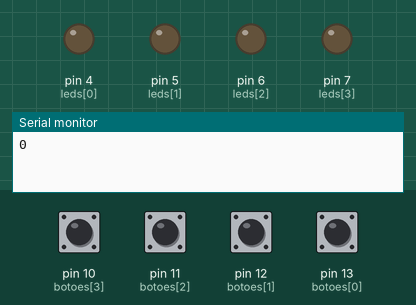
The program below on a simulated Arduino Uno, built with avr-gcc and run on an emulated ATmega328P. Shown: output pins drawn as LEDs (lit = HIGH), the last lines printed to the serial monitor. The inputs (shaded band) are chosen by the test bench; at power-on: pin 10 (botoes[3]), pin 11 (botoes[2]), pin 12 (botoes[1]), pin 13 (botoes[0]) LOW. Random numbers use the default seed unless the program sets one.

Above: at 2.0 s.
2.1 s: pin 13 (botoes[0]) pulled HIGH for 0.15 s
At 2.7 s:
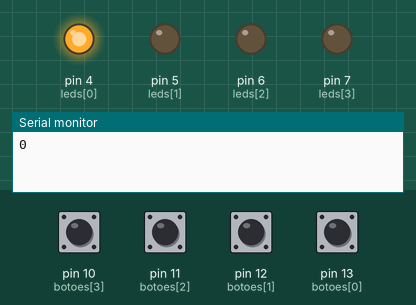
At 4.65 s:
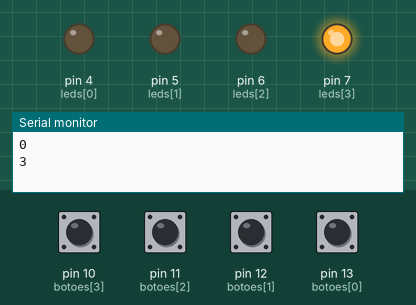
5.2 s: pin 10 (botoes[3]) pulled HIGH for 0.15 s
At 8.3 s:
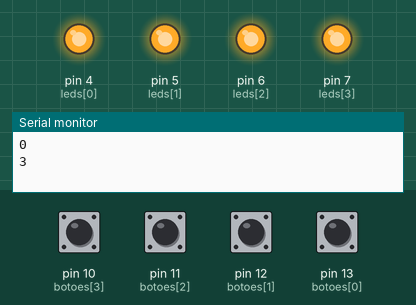
Timing chart, 0 to 12.3 s (numbered marks = the images above; inputs shaded):
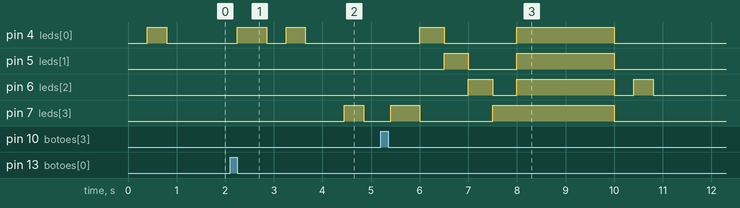

The program:

main.cpp
```cpp
#include <Arduino.h>

int leds[4] = {4,5,6,7};
int botoes[4] = {13,12,11,10};

int sequencia[100] = {};

int rodadaAtual = 0;
int passoAtual = 0;

int botaoPress = 0;
boolean perdeu = false;

void reproduzirSequencia(){
  int i = 0;
  while(i < rodadaAtual){
    delay(400);
    digitalWrite(leds[sequencia[i]],HIGH);
    delay(400);
    digitalWrite(leds[sequencia[i]],LOW);
    delay(400);

    i++;
  }

}

void proximaRodada(){
  int numero = random(0,4);
  sequencia[rodadaAtual] = numero;
  Serial.println(sequencia[rodadaAtual]);
  rodadaAtual = rodadaAtual + 1;
}

void gameOver(){

  int i = 0;
  while(i < 4){
    digitalWrite(leds[i], HIGH);
    delay(500);
    digitalWrite(leds[i], LOW);
    i++;
  }

  digitalWrite(leds[0], HIGH);
  digitalWrite(leds[1], HIGH);
  digitalWrite(leds[2], HIGH);
  digitalWrite(leds[3], HIGH);
  delay(2000);
  digitalWrite(leds[0], LOW);
  digitalWrite(leds[1], LOW);
  digitalWrite(leds[2], LOW);
  digitalWrite(leds[3], LOW);

  sequencia[100] = {};
  rodadaAtual = 0;
  passoAtual = 0;
  perdeu = true;
}

int verificaBotao(){
  int i = 0;
  while(true){
    if(digitalRead(botoes[i]) == HIGH){
      return i;
    }

    i++;
    if(i == 4) {
      i = 0;
    }
  }
}

void esperaJogador(){
  int i = 0;
  while(i < rodadaAtual && !perdeu){
    botaoPress = verificaBotao();
    delay(150);
    digitalWrite(leds[botaoPress],HIGH);
    delay(600);
    digitalWrite(leds[botaoPress],LOW);

    if(sequencia[passoAtual] != botaoPress){
      gameOver();
    }

    passoAtual++;
    i++;
  }

  perdeu = false;
  passoAtual = 0;
}

void setup() {

  Serial.begin(9600);

  int i = 0;
  while(i < 4){
    pinMode(leds[i],OUTPUT);
    pinMode(botoes[i],INPUT);

    i++;
  }

  randomSeed(analogRead(0));
}

void loop() {

  proximaRodada();
  reproduzirSequencia();
  esperaJogador();

}
```

Measured:
- after the input at 2.1 s, pin 4 (leds[0]): LOW → HIGH after 0.15 s, → LOW 0.60 s later, → HIGH 0.40 s later, → LOW 0.40 s later; pin 7 (leds[3]): LOW → HIGH after 2.4 s, → LOW 0.40 s later
- after the input at 5.2 s, pin 4 (leds[0]): LOW → HIGH after 0.80 s, → LOW 0.50 s later, → HIGH 1.5 s later, → LOW 2.0 s later; pin 5 (leds[1]): LOW → HIGH after 1.3 s, → LOW 0.50 s later, → HIGH 1.0 s later, → LOW 2.0 s later
